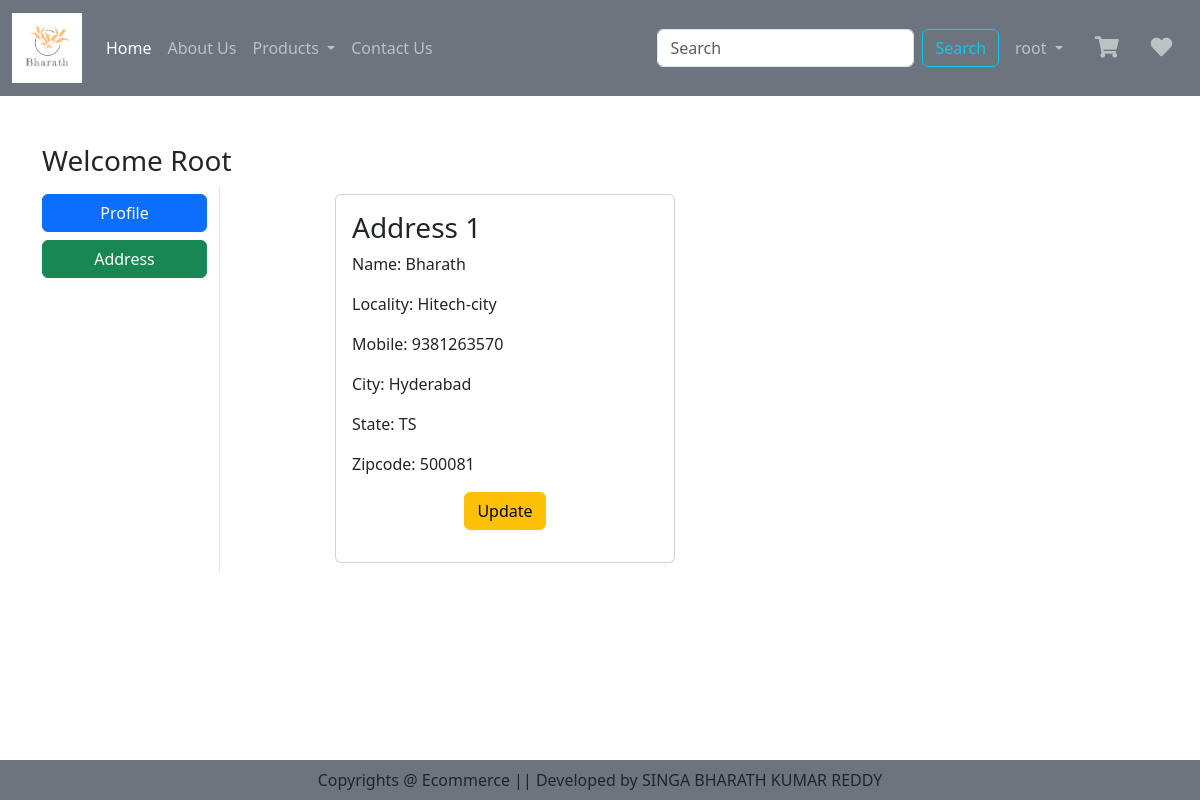
Screenshot of /address (signed in) with the database file from the repository.
### Product/models.py (models this page shows)
class Customer(models.Model):
    user = models.ForeignKey(User, on_delete=models.CASCADE)
    name = models.CharField(max_length=200)
    locality = models.CharField(max_length=200)
    city = models.CharField(max_length=50)
    mobile = models.IntegerField()
    zipcode = models.IntegerField()
    state = models.CharField(choices=STATE_CHOICES, max_length=100)

### Product/views.py (the view)
# urls.py: path('address', views.address, name='address'),
def address(request):
    add = Customer.objects.filter(user=request.user)
    return render(request, 'address.html', locals())

### templates/address.html (shortened to what this page needs)
{% extends 'base.html' %}
{% load static %}
{% block main-content %}
<div class="container my-5">
    <div class="row">
        <h3>Welcome <span class="text-capitalize">{{request.user}}</span></h3>
        <div class="col-sm-2 border-end">
            <ul class="list-unstyled">
                <li class="d-grid mt-2"><a href="{% url 'profile' %}" class="btn btn-primary">Profile</a> </li>
                <li class="d-grid mt-2"><a href="{% url 'address' %}" class="btn btn-success">Address</a> </li>
            </ul>
        </div>
      <div class="col-sm-8 offset-sm-1">
          <div class="row">
              {% for ad in add %}
                 <div class="col-sm-6">
                     <div class="card m-2">
                         <div class="card-body">
                             <h3>Address {{forloop.counter}}</h3>
                             <p>Name: {{ad.name}}</p>
                             <p>Locality: {{ad.locality}}</p>
                             <p>Mobile: {{ad.mobile}}</p>
                             <p>City: {{ad.city}}</p>
                             <p>State: {{ad.state}}</p>
                             <p>Zipcode: {{ad.zipcode}}</p>
                             <p class="text-center"><a href="{% url 'updateAddress' pk=ad.id %}" type="button" class="btn btn-warning">Update</a></p>
                         </div>
                     </div>
                 </div>
              {% endfor %}
          </div>
      </div>
    </div>
</div>
{% endblock main-content %}

### templates/base.html (shortened to what this page needs)
{% load static %}
<!doctype html>
<html lang="en">
  <head>
    <link href="https://cdn.jsdelivr.net/npm/bootstrap@5.3.2/dist/css/bootstrap.min.css" rel="stylesheet">
    <link rel="stylesheet" href="https://use.fontawesome.com/releases/v5.3.1/css/all.css">
    <link rel="stylesheet" href="{% static 'css/home.css' %}">
  </head>
  <body>
  <nav class="navbar navbar-expand-lg navbar-dark bg-secondary">
  <div class="container-fluid">
    <a class="navbar-brand" href="#">
      <img src="{% static 'images/singa.png' %}" width="70" height="70">
    </a>
    <div class="collapse navbar-collapse" id="navbarSupportedContent">
      <ul class="navbar-nav me-auto mb-2 mb-lg-0">
        {% if request.user.is_authenticated %}
        <li class="nav-item">
          <a class="nav-link active" aria-current="page" href="/">Home</a>
        </li>
        <li class="nav-item">
          <a class="nav-link" href="{% url 'about' %}">About Us</a>
        </li>
        <li class="nav-item dropdown">
          <a class="nav-link dropdown-toggle" href="#" role="button" data-bs-toggle="dropdown" aria-expanded="false">
            Products
          </a>
        </li>
        <li class="nav-item">
          <a class="nav-link" href="{% url 'contact' %}">Contact Us</a>
        </li>
      </ul>
      <form class="d-flex" role="search" action="/search">
        <input class="form-control me-2" type="search" placeholder="Search" name="search" aria-label="Search">
        <button class="btn btn-outline-info" type="submit">Search</button>
      </form>
    </div>
    <ul class="navbar-nav me-auto mb-2 mb-lg-0">
     <li class="nav-item dropdown mx-2">
          <a class="nav-link dropdown-toggle" href="#" role="button" data-bs-toggle="dropdown" aria-expanded="false">
            {{request.user}}
          </a>
      </li>
     <li class="nav-item mx-2">
          <a class="nav-link" href="{% url 'showcart' %}"><i class="fas fa-shopping-cart fa-lg"></i> </a>
     </li>
      <li class="nav-item mx-2">
          <a class="nav-link" href="#"><i class="fas fa-heart fa-lg fa-beat"></i> </a>
      </li>
      {% endif %}
    </ul>
  </div>
  </nav>
  {% block main-content %}{% endblock main-content %}
  <br><br><br>
  <footer class="container-fluid fixed-bottom bg-secondary text-center p-2 mt-5">
    Copyrights @ Ecommerce || Developed by SINGA BHARATH KUMAR REDDY
  </footer>
  </body>
</html>

### Static/css/home.css (style rules this page uses)
* { margin: 0; padding: 0; box-sizing: border-box; }

### rows the page displays
Customer: name "Bharath", locality "Hitech-city", mobile "9381263570", city "Hyderabad", state "TS", zipcode "500081"

### other values shown
{{ request.user }} "root"
{{ request.user }} "Root"
